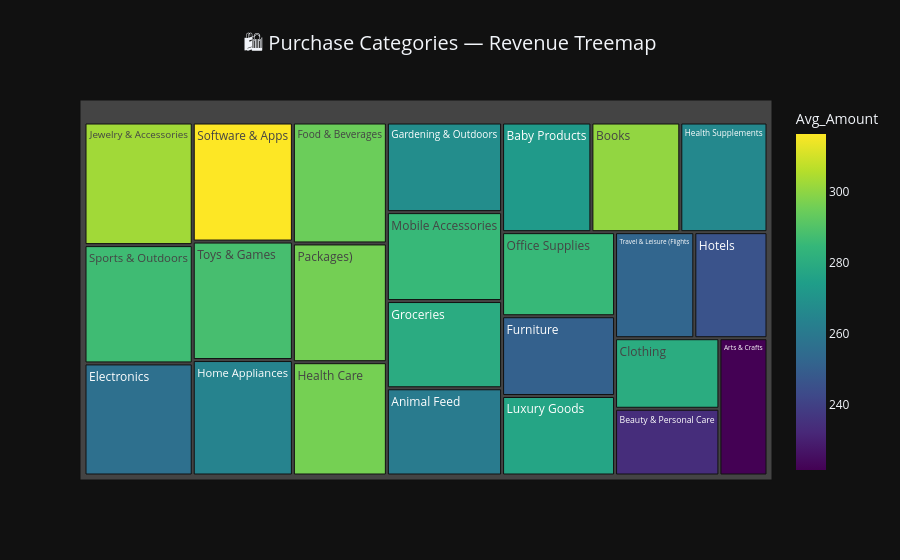

The notebook cell saved with this chart:
### Markdown cell above
### 3.2 Purchase Behavior Analysis

### Code cell
# --- Purchase Category Treemap ---
cat_stats = data.groupby('Purchase_Category').agg(
    Count=('Purchase_Amount', 'count'),
    Total_Revenue=('Purchase_Amount', 'sum'),
    Avg_Amount=('Purchase_Amount', 'mean')
).reset_index()

fig = px.treemap(cat_stats, path=['Purchase_Category'], values='Total_Revenue',
                 color='Avg_Amount', color_continuous_scale='Viridis',
                 title='🛍️ Purchase Categories — Revenue Treemap',
                 template='plotly_dark',
                 hover_data={'Count': True, 'Avg_Amount': ':.2f'})
fig.update_layout(title_font_size=20, title_x=0.5)
fig.show()

### Figure 1 — Plotly figure (JSON) as saved in the notebook; plotly's stock layout.template omitted (floating-point values rounded to 4 significant figures)
{"data": [{"branchvalues": "total", "customdata": [["44", 260.6], ["34", 221.5], ["41", 272.5], ["34", 233.7], ["37", 300.6], ["30", 280.0], ["54", 256.3], ["44", 294.7], ["41", 250.8], ["44", 267.8], ["41", 279.7], ["41", 296.3], ["41", 266.1], ["50", 263.8], ["36", 246.0], ["50", 302.8], ["37", 276.9], ["41", 285.1], ["38", 285.1], ["43", 296.1], ["43", 316.3], ["51", 286.5], ["47", 288.0], ["38", 252.4]], "domain": {"x": [0, 1], "y": [0, 1]}, "hovertemplate": "labels=%{label}<br>Total_Revenue=%{value}<br>parent=%{parent}<br>id=%{id}<br>Count=%{customdata[0]}<br>Avg_Amount=%{color:.2f}<extra></extra>", "ids": ["Animal Feed", "Arts & Crafts", "Baby Products", "Beauty & Personal Care", "Books", "Clothing", "Electronics", "Food & Beverages", "Furniture", "Gardening & Outdoors", "Groceries", "Health Care", "Health Supplements", "Home Appliances", "Hotels", "Jewelry & Accessories", "Luxury Goods", "Mobile Accessories", "Office Supplies", "Packages)", "Software & Apps", "Sports & Outdoors", "Toys & Games", "Travel & Leisure (Flights"], "labels": ["Animal Feed", "Arts & Crafts", "Baby Products", "Beauty & Personal Care", "Books", "Clothing", "Electronics", "Food & Beverages", "Furniture", "Gardening & Outdoors", "Groceries", "Health Care", "Health Supplements", "Home Appliances", "Hotels", "Jewelry & Accessories", "Luxury Goods", "Mobile Accessories", "Office Supplies", "Packages)", "Software & Apps", "Sports & Outdoors", "Toys & Games", "Travel & Leisure (Flights"], "marker": {"coloraxis": "coloraxis", "colors": [260.6, 221.5, 272.5, 233.7, 300.6, 280.0, 256.3, 294.7, 250.8, 267.8, 279.7, 296.3, 266.1, 263.8, 246.0, 302.8, 276.9, 285.1, 285.1, 296.1, 316.3, 286.5, 288.0, 252.4]}, "name": "", "parents": ["", "", "", "", "", "", "", "", "", "", "", "", "", "", "", "", "", "", "", "", "", "", "", ""], "type": "treemap", "values": [11470.0, 7530.0, 11170.0, 7945.0, 11120.0, 8401.0, 13840.0, 12970.0, 10280.0, 11780.0, 11470.0, 12150.0, 10910.0, 13190.0, 8855.0, 15140.0, 10250.0, 11690.0, 10840.0, 12730.0, 13600.0, 14610.0, 13540.0, 9590.0]}], "layout": {"coloraxis": {"colorbar": {"title": {"text": "Avg_Amount"}}, "colorscale": [[0, "#440154"], [0.1111, "#482878"], [0.2222, "#3e4989"], [0.3333, "#31688e"], [0.4444, "#26828e"], [0.5556, "#1f9e89"], [0.6667, "#35b779"], [0.7778, "#6ece58"], [0.8889, "#b5de2b"], [1, "#fde725"]]}, "legend": {"tracegroupgap": 0}, "title": {"font": {"size": 20}, "text": "🛍️ Purchase Categories — Revenue Treemap", "x": 0.5}}}
